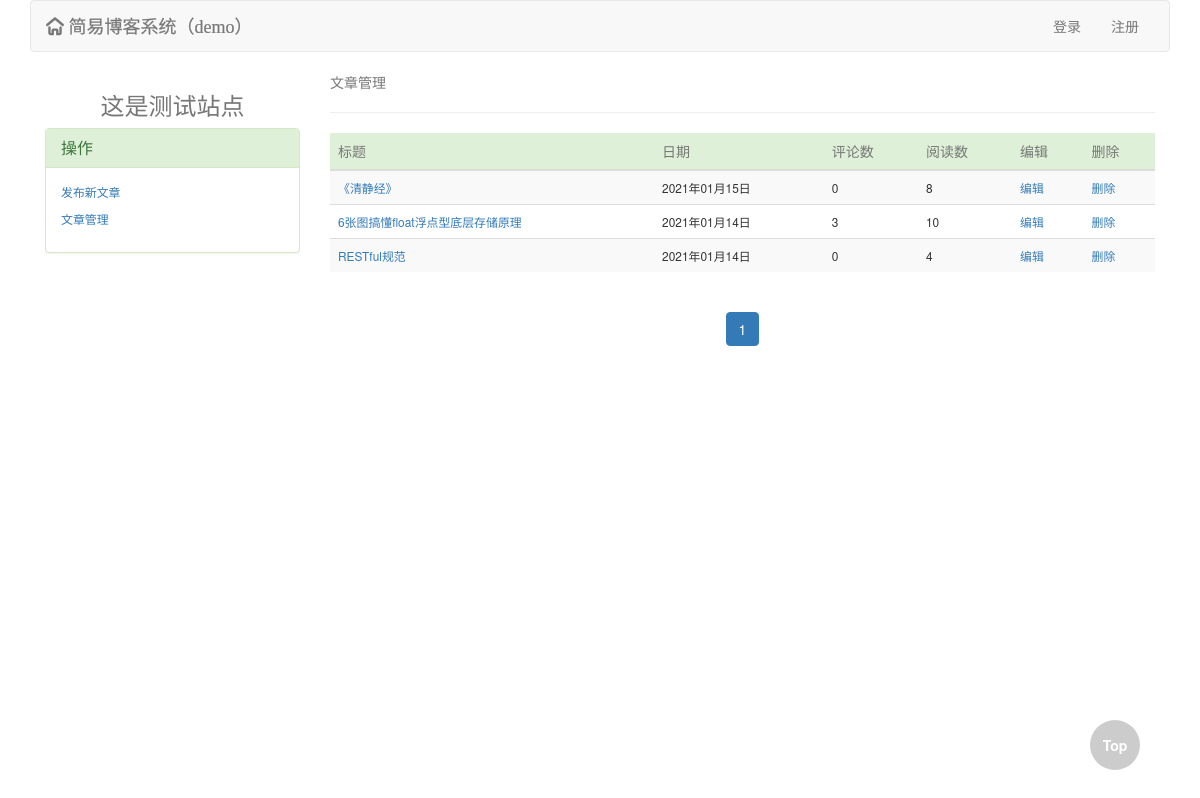
/test/article_manager/, run on an earlier commit of the app's database.
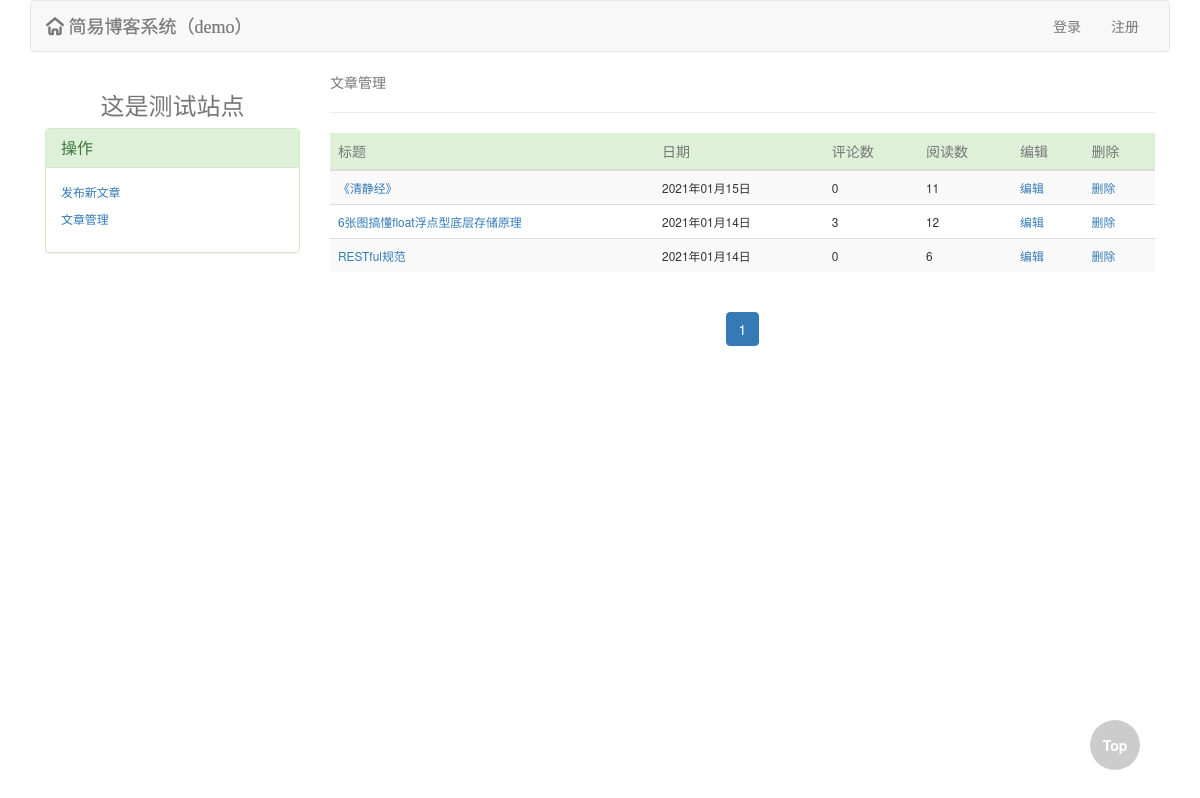
And on a later commit of the database.
### blog/models.py (models this page shows, shortened)
class Article(models.Model):
    title = models.CharField(max_length=64, verbose_name='文章标题')
    desc = models.CharField(max_length=256, verbose_name='文章描述信息')
    create_time = models.DateTimeField(auto_now_add=True, verbose_name='文章创建日期')
    content = models.TextField()
    view_count = models.IntegerField(default=0)
    like_count = models.IntegerField(default=0)
    dislike_count = models.IntegerField(default=0)
    comment_count = models.IntegerField(default=0)
    user = models.ForeignKey('UserInfo', on_delete=models.CASCADE)
    tag = models.ManyToManyField('Tag')

### blog/views.py (the view)
# urls.py: re_path(r'^(?P<username>\w+)/article_manager/$', views.user_article_manager),
def user_article_manager(request, username):
    article_list = Article.objects.filter(user__username=username).order_by('-create_time')
    current_page, page_range, current_page_num = my_paginator(request, article_list, 10)
    return render(request, 'user-article-manager.html', locals())

### blog/templatetags/my_tags.py (called while the page is built)
@register.inclusion_tag('parts/header.html')
def get_header_style(request):
    form_login = UserFormLogin()
    form_reg = UserFormReg()
    username = UserInfo.objects.filter(username=request.user.username).first()
    blog_site = BlogSite.objects.filter(userinfo=username).first()
    return {'form_login': form_login, 'form_reg': form_reg, 'request': request, 'blog_site': blog_site}

@register.inclusion_tag('parts/paginator.html')
def get_paginator_style(current_page, page_range, current_page_num):
    return {'current_page': current_page, 'page_range': page_range, 'current_page_num': current_page_num}

@register.inclusion_tag('parts/side-left-manager.html')
def get_side_left_manager_style(request, username):
    blog_site = BlogSite.objects.filter(userinfo__username=username).first()
    return {'request': request, 'username': username, 'blog_site': blog_site}

### templates/user-article-manager.html (shortened to what this page needs)
{% extends "base0.html" %}
{% block body %}
    <div class="header">
        {% load my_tags %}
        {% get_header_style request %}
    </div>
    <div class="col-md-3">
        {% load my_tags %}
        {% get_side_left_manager_style request username %}
    </div>
    <div class="col-md-9">
        <span class="text-muted">文章管理</span>
        <hr>
        <table class="table table-striped table-hover">
            <thead>
            <tr class="success text-muted">
                <th>标题</th>
                <th>日期</th>
                <th>评论数</th>
                <th>阅读数</th>
                <th>编辑</th>
                <th>删除</th>
            </tr>
            </thead>
            <tbody>
            {% for article in current_page %}
                <tr class="small">
                    <td><a href="/{{ article.user.username }}/articles/{{ article.id }}">{{ article.title }}</a></td>
                    <td>{{ article.create_time|date:'Y年m月d日' }}</td>
                    <td>{{ article.comment_count }}</td>
                    <td>{{ article.view_count }}</td>
                    <th><a href="/{{ username }}/article_manager/article_change/{{ article.id }}">编辑</a></th>
                    <th><a href="/{{ username }}/article_manager/article_delete/{{ article.id }}/">删除</a></th>
                </tr>
            {% endfor %}
            </tbody>
        </table>
        {% load my_tags %}
        {% get_paginator_style current_page page_range current_page_num %}
    </div>
{% endblock %}

What changed in the data, as far as the page shows it:
changed Article "《清静经》": view_count "8" → "11"
changed Article "6张图搞懂float浮点型底层存储原理": view_count "10" → "12"
changed Article "RESTful规范": view_count "4" → "6"
